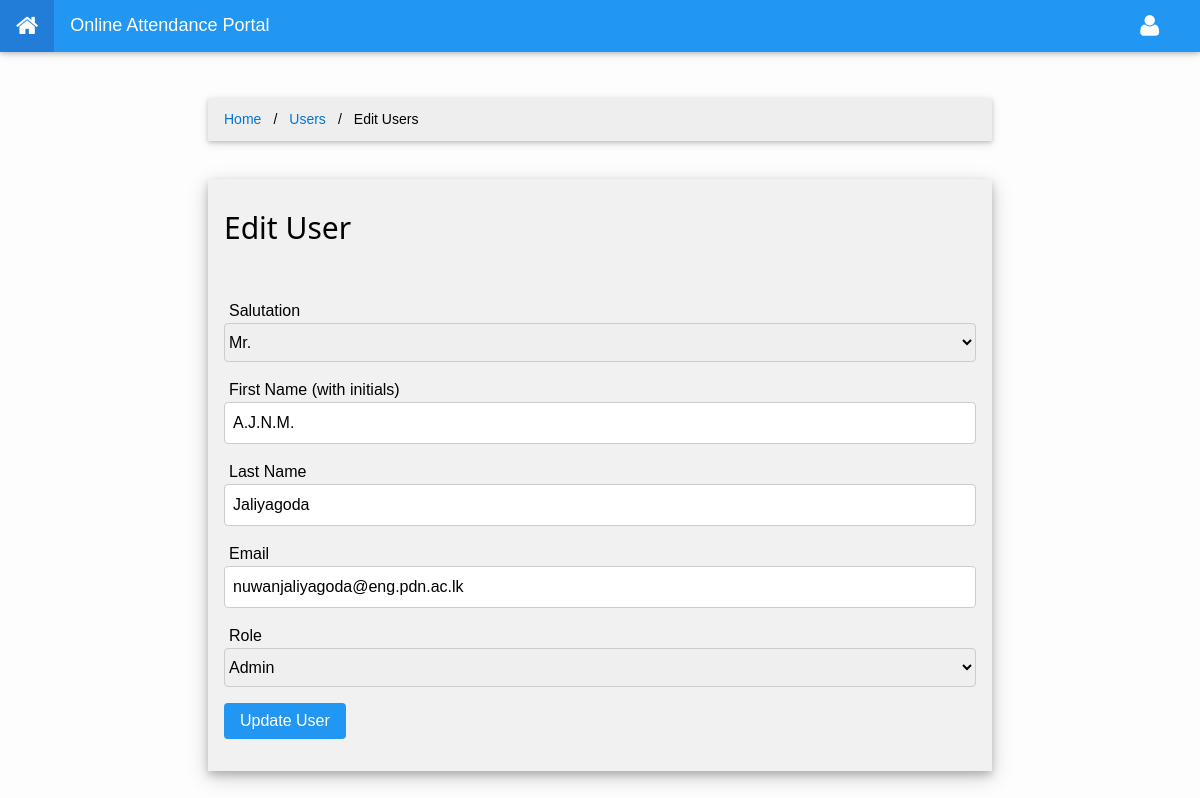
The page /web/users/edit.php?id=100000 (signed in) on the database its author committed.
### tables this page shows
CREATE TABLE `users` (
  `id` int(6) NOT NULL,
  `firstName` text NOT NULL,
  `lastName` text NOT NULL,
  `salutation` int(1) NOT NULL,
  `email` text NOT NULL,
  `password` varchar(255) NOT NULL,
  `role` int(1) NOT NULL,
  `lastAccess` datetime NOT NULL
);

### web/data/database.php (called while the page is built, shortened)
<?php
class database
{
    private $mysqli;
    function __construct()
    {
        $this->mysqli = new mysqli(DB_HOST, DB_USER, DB_PASSWORD, DB_NAME);
    }
    function getUserData($userId, $field)
    {
        $sql = "SELECT * FROM `users` WHERE `id` LIKE $userId";
        $result = $this->mysqli->query($sql);
        $row = $result->fetch_assoc();
        $res = $row[$field];
        return $res;
    }
}

### web/users/edit.php (the view, shortened to what this page needs)
<!DOCTYPE html>
<html lang="en">
<head>
    <?php include '../data/scripts.php'; ?>
</head>
<body>
<?php include '../data/navibar.php'; ?>
<?php
include "../data/database.php";
$db = new database();
?>
<div class="w3-row">
    <div class="w3-col m2 l2 hidden-sm">&nbsp;</div>
    <div class="w3-col s12 m8 l8">
        <br><br><br><br>
        <ul class="breadcrumb w3-card-2 w3-container w3-margin-8">
            <li><a href="../home">Home</a></li>
            <li><a href="../users">Users</a></li>
            <li class="active">Edit Users</a></li>
        </ul>
        <br>
        <div>
            <?php
            $id = $_GET['id'];
            $firstName = $db->getUserData($id, "firstName");
            $lastName = $db->getUserData($id, "lastName");
            $salutation = $db->getUserData($id, "salutation");
            $email = $db->getUserData($id, "email");
            $role = $db->getUserData($id, "role");
            ?>
            <form name="newStudent" role="form" class="w3-container w3-card-4 w3-light-grey w3-padding-16 w3-margin-8"
                  method="post" action="actions.php?act=update">
                <h2>Edit User</h2>
                <br>
                <p>
                    <label>Salutation</label>
                    <select class="w3-select w3-border w3-round" name="salutation" required>
                        <?php
                        $list = json_decode(file_get_contents("../data/salutations.json"), true);
                        for ($i = 0; $i < sizeof($list); $i++) {
                            $sel = ($i == $salutation) ? "selected" : "";
                            echo "<option value='$i' $sel >$list[$i]</option>";
                        }
                        ?>
                    </select>
                <p>
                    <label>First Name (with initials)</label>
                    <input class="w3-input w3-border w3-round" name="firstName" type="text" required
                           value="<?php echo $firstName; ?>"></p>
                <p>
                    <label>Last Name</label>
                    <input class="w3-input w3-border w3-round" name="lastName" type="text" required
                           value="<?php echo $lastName; ?>"></p>
                <p>
                    <label>Email</label>
                    <input class="w3-input w3-border w3-round" name="email" type="email" required
                           value="<?php echo $email; ?>"></p>
                <p>
                    <label>Role</label>
                    <select class="w3-select w3-border w3-round" id="role" name="role" required>
                        <?php
                        $list = json_decode(file_get_contents("../data/roles.json"), true);
                        for ($i = 0; $i < sizeof($list); $i++) {
                            $sel = ($i == $role) ? "selected" : "";
                            echo "<option value='$i' $sel >$list[$i]</option>";
                        }
                        ?>
                    </select>
                <p>
                    <button type="submit" class="w3-btn w3-theme w3-round">Update User</button>
                </p>
            </form>
        </div>
        <br><br><br><br>
    </div>
</div>
</body>
</html>

### web/css/index.css (style rules this page uses)
body { background-color: #fdfdfd; }
p { font-size: medium !important; }
ul.breadcrumb { padding: 10px 16px; list-style: none; background-color: #eee; }
ul.breadcrumb li { display: inline; font-size: 14px; }
ul.breadcrumb li+li:before { padding: 8px; color: black; content: "/\00a0"; }
ul.breadcrumb li a { color: #0275d8; text-decoration: none; }

### web/css/w3.css (style rules this page uses)
*,*:before,*:after { box-sizing:inherit }
html { -ms-text-size-adjust:100%;-webkit-text-size-adjust:100% }
body { margin:0 }
a { background-color:transparent;-webkit-text-decoration-skip:objects }
button,input,select,textarea { font:inherit;margin:0 }
button,input { overflow:visible }
button,select { text-transform:none }
button,html [type=button],[type=reset],[type=submit] { -webkit-appearance:button }
html,body { font-family:Verdana,sans-serif;font-size:15px;line-height:1.5 }
html { overflow-x:hidden }
h1,h2,h3,h4,h5,h6,.w3-slim,.w3-wide { font-family:"Segoe UI",Arial,sans-serif }
h2 { font-size:30px }
h1,h2,h3,h4,h5,h6 { font-weight:400;margin:10px 0 }
a { color:inherit }
.w3-btn,.w3-btn-block,.w3-button { border:none;display:inline-block;outline:0;padding:6px 16px;vertical-align:middle;overflow:hidden;text-decoration:none!important;color:#fff;background-color:#000;text-align:center;cursor:pointer;white-space:nowrap }
.w3-btn,.w3-btn-floating,.w3-btn-floating-large,.w3-closenav,.w3-opennav,.w3-btn-block,.w3-button { -webkit-touch-callout:none;-webkit-user-select:none;-khtml-user-select:none;-moz-user-select:none;-ms-user-select:none;user-select:none }
.w3-btn,.w3-btn-floating,.w3-dropnav a,.w3-btn-floating-large,.w3-btn-block, .w3-navbar a,.w3-navblock a,.w3-sidenav a,.w3-pagination li a,.w3-hoverable tbody tr,.w3-hoverable li, .w3-accordion-content a,.w3-dropdown-content a,.w3-dropdown-click:hover,.w3-dropdown-hover:hover,.w3-opennav,.w3-closenav,.w3-closebtn,*[class*="w3-hover-"] { -webkit-transition:background-color .25s,color .15s,box-shadow .25s,opacity 0.25s,filter 0.25s,border 0.15s;transition:background-color .25s,color .15s,box-shadow .15s,opacity .25s,filter .25s,border .15s }
.w3-input { padding:8px;display:block;border:none;border-bottom:1px solid #808080;width:100% }
.w3-select { padding:9px 0;width:100%;color:#000;border:1px solid transparent;border-bottom:1px solid #0c87eb }
.w3-container:after,.w3-container:before,.w3-panel:after,.w3-panel:before,.w3-row:after,.w3-row:before,.w3-row-padding:after,.w3-row-padding:before,.w3-cell-row:before,.w3-cell-row:after, .w3-topnav:after,.w3-topnav:before,.w3-clear:after,.w3-clear:before,.w3-btn-group:before,.w3-btn-group:after,.w3-btn-bar:before,.w3-btn-bar:after,.w3-bar:before,.w3-bar:after { content:"";display:table;clear:both }
.w3-col,.w3-half,.w3-third,.w3-twothird,.w3-threequarter,.w3-quarter { float:left;width:100% }
.w3-col.s12,.w3-half,.w3-third,.w3-twothird,.w3-threequarter,.w3-quarter { width:99.99999% }
@media (min-width:601px) { .w3-col.m2 { width:16.66666% } }
@media (min-width:601px) { .w3-col.m8,.w3-twothird { width:66.66666% } }
@media (min-width:993px) { .w3-col.l2 { width:16.66666% } }
@media (min-width:993px) { .w3-col.l8,.w3-twothird { width:66.66666% } }
.w3-round,.w3-round-medium { border-radius:4px!important }
.w3-border { border:1px solid #ccc!important }
.w3-padding-16 { padding-top:16px!important;padding-bottom:16px!important }
.w3-container { padding:0.01em 16px }
.w3-card,.w3-card-2,.w3-example { box-shadow:0 2px 4px 0 rgba(0,0,0,0.16),0 2px 10px 0 rgba(0,0,0,0.12)!important }
.w3-card-4,.w3-hover-shadow:hover { box-shadow:0 4px 8px 0 rgba(0,0,0,0.2),0 6px 20px 0 rgba(0,0,0,0.19)!important }
.w3-light-grey,.w3-hover-light-grey:hover,.w3-light-gray,.w3-hover-light-gray:hover { color:#000!important;background-color:#f1f1f1!important }
.w3-margin-8 { margin: 8px }

### web/css/w3-theme.css (style rules this page uses)
.w3-theme { color:#fff !important; background-color:#2196f3 !important }

### web/users/edit.php (style rules this page uses)
label { margin: 5px !important; }

### rows shown on the page
users: firstName "A.J.N.M.", lastName "Jaliyagoda", email "nuwanjaliyagoda@eng.pdn.ac.lk"

### other values the page prints
form field salutation "Mr."
form field role "Admin"
